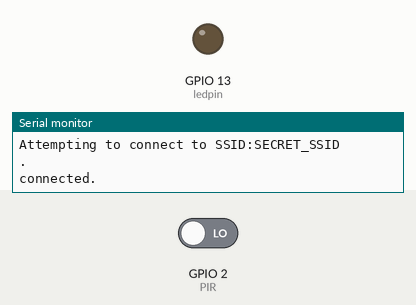
Simulated run of this sketch. Board: ESP32. On the bench: output pins drawn as LEDs (lit = HIGH), the last lines printed to the serial monitor. The test bench sets the inputs (shaded band); at power-on: GPIO 2 (PIR) LOW. WiFi joins after 1.5 s; servers stay silent unless stated.

Above: at 9.0 s.
9.1 s: GPIO 2 (PIR) driven HIGH
At 11.2 s:
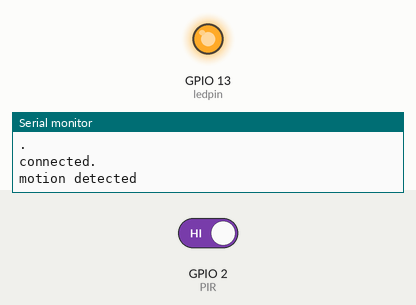
11.9 s: GPIO 2 (PIR) driven LOW
At 13.7 s:
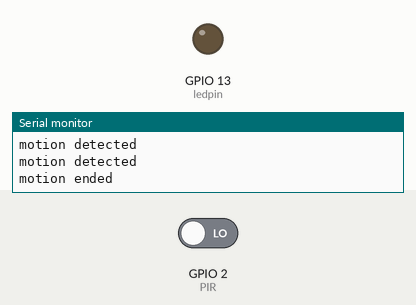
Timing chart, 0 to 15.2 s (numbered marks = the images above; inputs shaded):
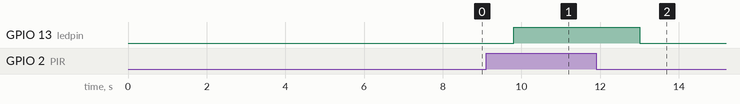

The sketch:

pir.ino
```cpp
#include<DHT_U.h>
#include "ThingSpeak.h"
#include"WiFi.h"
char ssid[]="gurujala";
char pass[]="Srinivas77";
int ledpin=13;
int PIR=2;
int pirState=LOW;
int val=0;
int LEDCount;
int PersonCount;
WiFiClient client;
unsigned long myChannelNumber= 1646432;
const char * myWriteAPIKey = "TLSLVP111MBQH9AP";
const int ChannelField1=4;
const int ChannelField2=5;
void setup() {
  pinMode(ledpin,OUTPUT);
  pinMode(PIR,INPUT);
  // put your setup code here, to run once:
 Serial.begin(115200);
 WiFi.mode(WIFI_STA);
ThingSpeak.begin(client);
}

void loop()
{
    if(WiFi.status()!=WL_CONNECTED)
 {
     Serial.print("Attempting to connect to SSID:");
     Serial.println("SECRET_SSID");
    while(WiFi.status()!=WL_CONNECTED)

   {
      WiFi.begin(ssid,pass);
      Serial.print(".");
     delay(5000);
   }
     Serial.println("\nconnected.");
}
     val=digitalRead(PIR);
   if(val==HIGH)
  {
       digitalWrite(ledpin,HIGH);// put your main code here, to run repeatedly:
    if(pirState==LOW);
  {
      Serial.println("motion detected");
      PersonCount++;
     LEDCount++;
     pirState=HIGH;
  }
  }
  else
  {
   digitalWrite(ledpin,LOW);
   if(pirState==HIGH)
   {
   Serial.println("motion ended");
   pirState==LOW;
  }

  }   ThingSpeak.writeField( myChannelNumber,ChannelField1,PersonCount,myWriteAPIKey);
    ThingSpeak.writeField( myChannelNumber,ChannelField2,LEDCount,myWriteAPIKey);
     delay(1000);
}
```

Measured:
- after the input at 9.1 s, GPIO 13 (ledpin): LOW → HIGH after 0.70 s
- after the input at 11.9 s, GPIO 13 (ledpin): HIGH → LOW after 1.1 s
